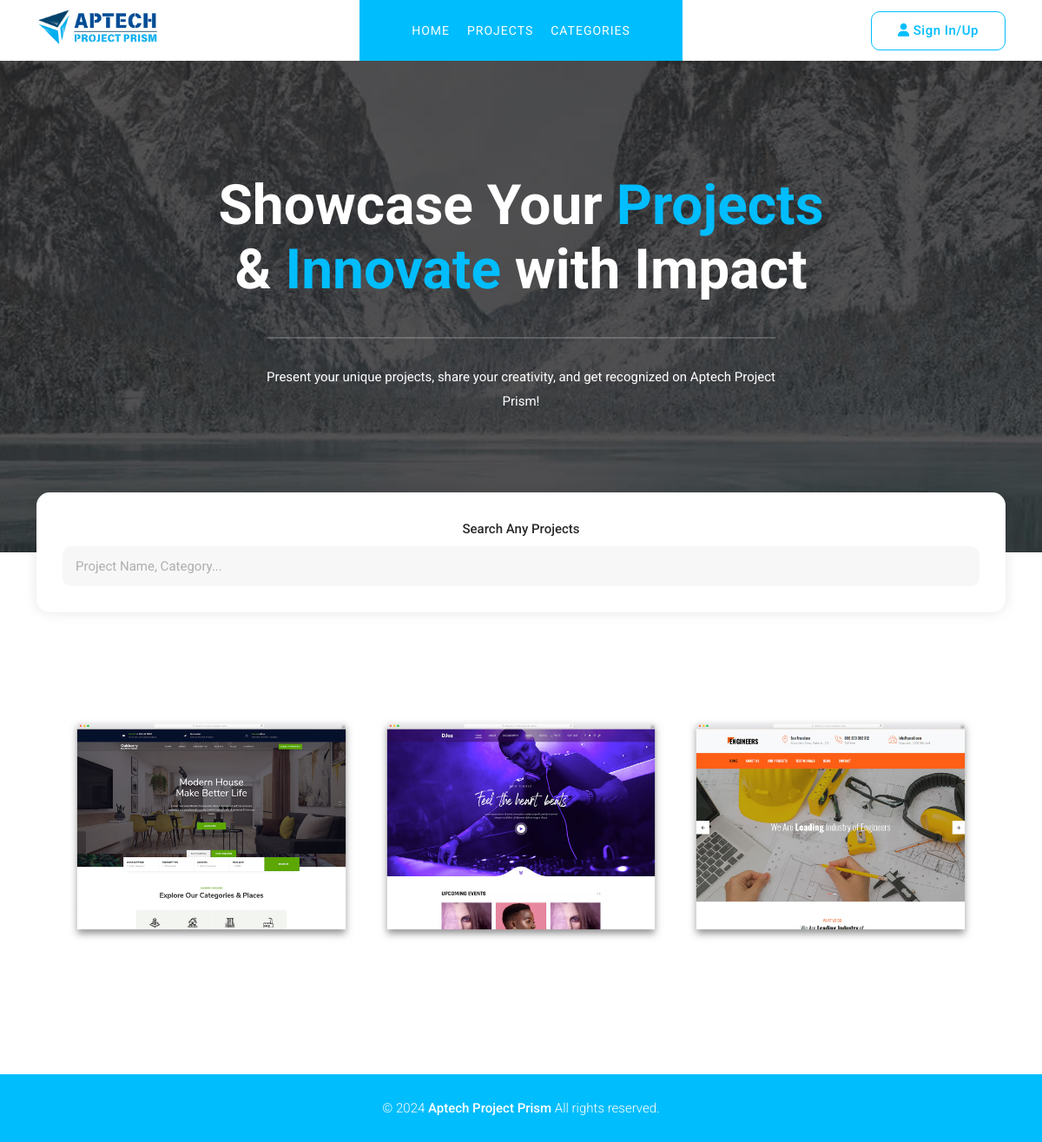
The page /brose_cat.php?cat_id=13 on the database as committed earlier.
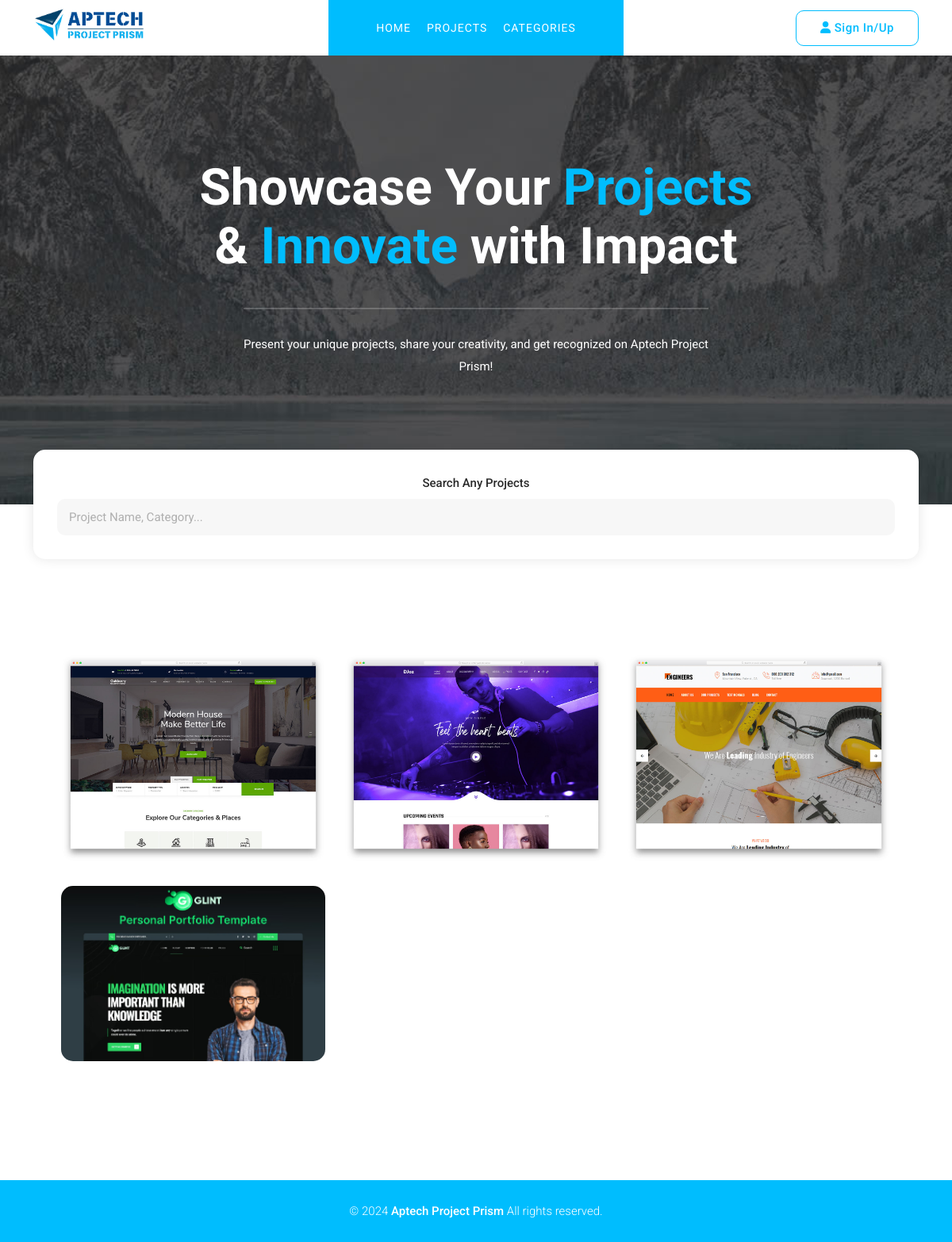
The same page on the database as committed later.
### tables this page shows
CREATE TABLE `project` (
  `project_id` int(11) NOT NULL,
  `project_name` varchar(255) NOT NULL,
  `project_faculty` varchar(255) NOT NULL,
  `project_batchcode` varchar(255) NOT NULL,
  `project_semester` varchar(255) NOT NULL,
  `project_url` text NOT NULL,
  `project_img` varchar(255) NOT NULL,
  `project_desc` text NOT NULL,
  `status` tinyint(4) NOT NULL DEFAULT 1,
  `user_id` int(11) NOT NULL,
  `category` int(11) NOT NULL,
  `Sta` varchar(255) NOT NULL,
  `Statuss` varchar(255) NOT NULL
);

### brose_cat.php (the view, shortened to what this page needs)
<?php
include("includes/header.php");
include("includes/navbar.php");
include("includes/form.php");
include("config.php");
?>
<div class="page-heading">
  <div class="container">
    <div class="row">
      <div class="col-lg-8 offset-lg-2 header-text">
        <h2>Showcase Your <em>Projects</em> &amp; <em>Innovate</em> with Impact</h2>
        <p>Present your unique projects, share your creativity, and get recognized on Aptech Project Prism!</p>
      </div>
    </div>
  </div>
</div>
<div class="search-form">
  <div class="container">
    <div class="row">
      <div class="col-lg-12">
        <form id="search-form" name="gs" method="submit" role="search" action="#">
          <div class="row">
            <div class="col-lg-12">
              <fieldset class="text-center">
                <label for="contest" class="form-label">Search Any Projects</label>
                <input type="text" id="searchInput" name="contest" class="searchText"
                  placeholder="Project Name, Category..." autocomplete="on" required>
              </fieldset>
            </div>
          </div>
        </form>
      </div>
    </div>
  </div>
</div>
<section class="contest-win pricing-plans">
  <div class="container-fluid">
    <div class="row" id="projectContainer">
     <?php
$cat_id = isset($_GET['cat_id']) ? (int)$_GET['cat_id'] : 0;
if ($cat_id > 0) {
  $fetch_project = "SELECT * FROM `project` as p
                    INNER JOIN `project_category` as c
                    ON p.category = c.c_id
                    WHERE p.category = $cat_id";
  $fetch_result = mysqli_query($connection, $fetch_project);
  if (mysqli_num_rows($fetch_result) > 0) {
    while ($row = mysqli_fetch_assoc($fetch_result)) {
      ?>
      <div class="col-lg-4 project-item">
        <div class="thumb">
          <img src="<?php echo './User-Dashboard/assets/images/project_img/' . $row["project_img"]; ?>"
            alt="project img">
        </div>
      </div>
      <?php
    }
  } else {
    echo "No projects found in this category.";
  }
} else {
  echo "Invalid category ID.";
}
?>
    </div>
  </div>
</section>
<?php
include("includes/footer.php");
?>

Rows that differ between the two databases and show on the page:
added project: project_img (picture)
